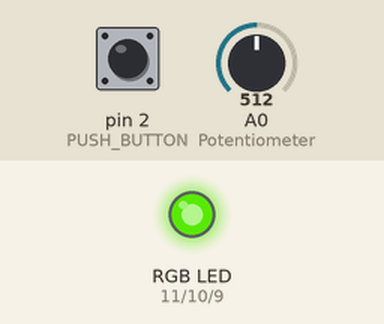
Recording of a sketch running on a simulated Arduino Uno, built with avr-gcc and run on an emulated ATmega328P. On the bench: an RGB LED mixed from three pins (HIGH = lit). The test bench sets the inputs (shaded band); at power-on: pin 2 (PUSH_BUTTON) LOW, A0 (Potentiometer) = 512. Dim RGB values are drawn brighter than linear; what the sketch prints to the serial monitor is not drawn.

Above: at 1.2 s.
1.3 s: pin 2 (PUSH_BUTTON) pulled HIGH for 3.2 s
At 5.03 s:
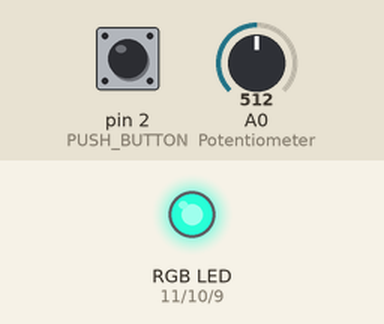
6.0 s: A0 (Potentiometer) set to 0
At 6.26 s:
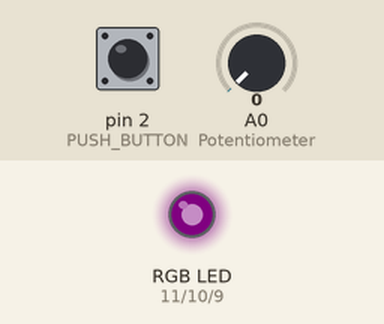
9.5 s: pin 2 (PUSH_BUTTON) pulled HIGH for 1 s
At 10.86 s:
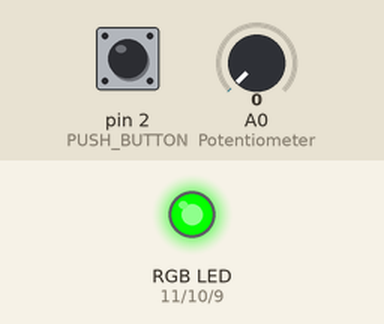
15.7 s: A0 (Potentiometer) set to 122
Timing chart, 0 to 18.1 s (numbered marks = the images above; inputs shaded):
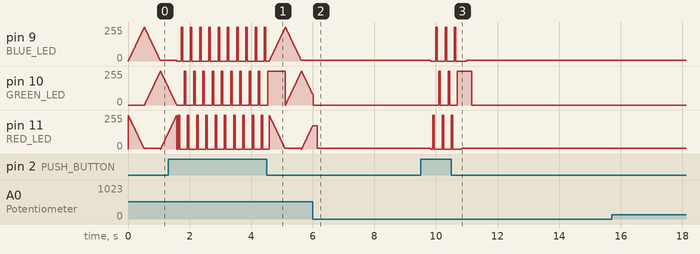

Measured:
- after the input at 6.0 s, pin 9 (BLUE_LED): stops changing and stays 5/255
- after the input at 9.5 s, pin 10 (GREEN_LED): 0/255 → 255/255 after 1.2 s, → 0/255 0.46 s later

The sketch:

DISCO_LIGHT.ino
```cpp
#define RED_LED 11
#define GREEN_LED 10
#define BLUE_LED 9
#define PUSH_BUTTON 2
int MIN_SPEED;

void LED_COLOUR_FADE(int MIN_SPEED) {
  int x = 0;
  int y = 255;
  int a = 0;
  int b = 255;
  int e = 0;
  int f = 255;

  int POTENTIOMETER_VALUE = analogRead(A0);
  int INPUT_SPEED = map(POTENTIOMETER_VALUE, 0, 1023, 1, MIN_SPEED);
  Serial.println(INPUT_SPEED);

  while (x < 255, y > 0) {
    if (a == 255) {
      break;
    }
    analogWrite(BLUE_LED, x);
    analogWrite(RED_LED, y);
    x += 5;
    y -= 5;
    int POTENTIOMETER_VALUE = analogRead(A0);
    int INPUT_SPEED = map(POTENTIOMETER_VALUE, 0, 1023, 1, MIN_SPEED);
    Serial.println(INPUT_SPEED);
    delay(INPUT_SPEED);
    if (y == 0) {//BLUE HIGH, RED LOW
      while (e < 255, f > 0) {
        if (a == 255) {
          break;
        }
        analogWrite(GREEN_LED, e);
        analogWrite(BLUE_LED, f);
        e += 5;
        f -= 5;
        int POTENTIOMETER_VALUE = analogRead(A0);
        int INPUT_SPEED = map(POTENTIOMETER_VALUE, 0, 1023, 1, MIN_SPEED);
        Serial.println(INPUT_SPEED);
        delay(INPUT_SPEED);
        if (f == 0) {//GREEN HIGH, BLUE LOW
          while (a < 255, b > 0) {
            analogWrite(RED_LED, a);
            analogWrite(GREEN_LED, b);
            a += 5;
            b -= 5;
            int POTENTIOMETER_VALUE = analogRead(A0);
            int INPUT_SPEED = map(POTENTIOMETER_VALUE, 0, 1023, 1, MIN_SPEED);
            Serial.println(INPUT_SPEED);
            delay(INPUT_SPEED);
            if (a == 255) {//GREEN LOW, RED HIGH
              digitalWrite(RED_LED, LOW);
              digitalWrite(BLUE_LED, LOW);
              digitalWrite(GREEN_LED, LOW);
              break;
            }
          }
        }
      }
    }
  }
}

void setup() {
  Serial.begin(9600);
  pinMode(RED_LED, OUTPUT);
  pinMode(GREEN_LED, OUTPUT);
  pinMode(BLUE_LED, OUTPUT);
  pinMode(A0, INPUT); //Potentiometer
  pinMode(PUSH_BUTTON, INPUT);
}

void loop() {

  int RAVE_MODE = digitalRead(PUSH_BUTTON);
  if (RAVE_MODE == HIGH) {
    Serial.println("RAVE! RAVE! RAVE!");
    digitalWrite(RED_LED, LOW);
    digitalWrite(BLUE_LED, LOW);
    digitalWrite(GREEN_LED, LOW);
    delay(50);
    digitalWrite(RED_LED, HIGH);
    digitalWrite(BLUE_LED, LOW);
    digitalWrite(GREEN_LED, LOW);
    delay(50);
    digitalWrite(RED_LED, LOW);
    digitalWrite(BLUE_LED, LOW);
    digitalWrite(GREEN_LED, LOW);
    delay(50);
    digitalWrite(RED_LED, LOW);
    digitalWrite(BLUE_LED, HIGH);
    digitalWrite(GREEN_LED, LOW);
    delay(50);
    digitalWrite(RED_LED, LOW);
    digitalWrite(BLUE_LED, LOW);
    digitalWrite(GREEN_LED, LOW);
    delay(50);
    digitalWrite(RED_LED, LOW);
    digitalWrite(BLUE_LED, LOW);
    digitalWrite(GREEN_LED, HIGH);
    delay(50);
  }
  else LED_COLOUR_FADE(20);
}
```
